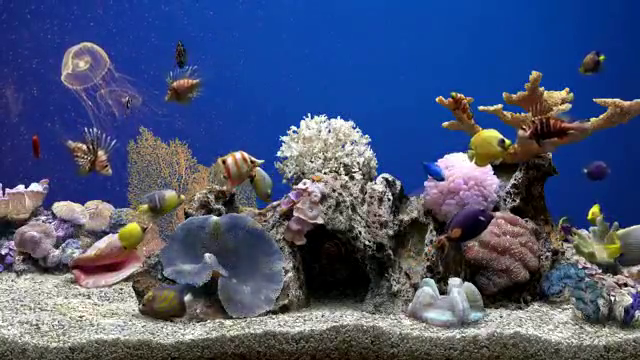
#> input picture frame 41 of _opencv_example/Images/video/fish_tank.mp4, 640 x 360 px
$ python 02_fishtank.py
#> lines starting #> are read from the running program, lines starting #| are printed output that depends on the picture; after the words box and inside, x2 and y2 are one past the last pixel; in counts of white or black regions, pixels touching at a corner belong together
import cv2
import numpy as np

# Optical Flow 결과를 시각화하는 함수
def draw_flow(img, flow, step=16):
    # 이미지의 높이와 너비 가져오기
    h, w = img.shape[:2]

    # 격자점 생성: step 간격으로 행(y), 열(x) 좌표를 생성
    y, x = np.mgrid[step/2:h:step, step/2:w:step].reshape(2, -1).astype(np.int32)

    # 격자점에서 Optical Flow 값(vx, vy)을 추출 (8배 확대)
    vx, vy = flow[y, x].T * 8

    # 격자점과 이동 후 점의 좌표를 라인 데이터로 변환
    lines = np.vstack([x, y, x+vx, y+vy]).T.reshape(-1, 2, 2)
    lines = np.int32(lines + 0.5)  # 소수점 반올림

    # Optical Flow를 라인으로 시각화
    cv2.polylines(img, lines, 0, (0, 0, 255), 2)  # 빨간색 라인

    # 시작 점(격자점)을 초록색 원으로 표시
    for (x1, y1), (_x2, _y2) in lines:
        cv2.circle(img, (x1, y1), 1, (0, 255, 0), 1)

    return img  # 시각화된 이미지 반환

# 비디오 파일 열기
cap = cv2.VideoCapture("C:/Users/aloho/Github/openCV-SeoultechMSD/_opencv_example/Images/video/fish_tank.mp4")

# 첫 번째 프레임 읽기
ret, frame = cap.read()
#> frame is the input picture: shape (360, 640, 3); mean B, G, R 118, 83.2, 70.8

# 첫 번째 프레임을 그레이스케일로 변환
prv_img = cv2.cvtColor(frame, cv2.COLOR_BGR2GRAY)
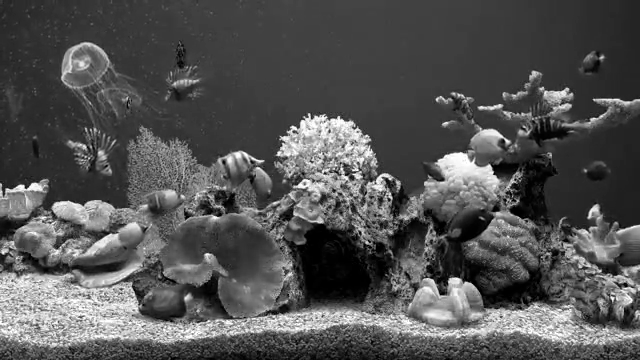
#> prv_img: shape (360, 640); min 0, max 255, mean 83.4

# 프레임 반복 처리
while True:
    ret, frame = cap.read()  # 다음 프레임 읽기
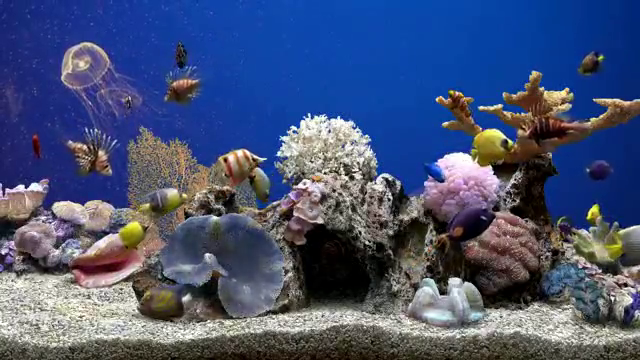
#> input picture frame 42 of _opencv_example/Images/video/fish_tank.mp4, 640 x 360 px
#> frame is the input picture: shape (360, 640, 3); mean B, G, R 118.1, 83.3, 70.8
    if ret:
        # 현재 프레임을 그레이스케일로 변환
        next_img = cv2.cvtColor(frame, cv2.COLOR_BGR2GRAY)

        # Optical Flow 계산 (Farneback 알고리즘 사용)
        flow = cv2.calcOpticalFlowFarneback(
            prv_img, next_img, None, 0.5, 3, 15, 3, 5, 1.2, 0
        )

        # Optical Flow 시각화
        res = draw_flow(frame, flow)
#> in draw_flow, `vx, vy = flow[y, x].T * 8`: vx = 880 values, max 23.87 at index 351, min -19.61 at index 730, mean 0.369; vy = 880 values, max 8.06 at index 467, min -16.85 at index 375, mean -0.207
#> in draw_flow, `cv2.polylines(img, lines, 0, (0, 0, 255), 2)`:
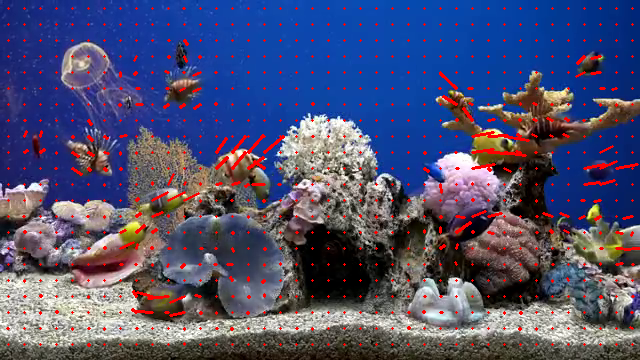
#> img: shape (360, 640, 3); mean B, G, R 114.1, 80.3, 77.4
#> the loop in draw_flow, `for (x1, y1), (_x2, _y2) in lines:` made 880 passes
#> (x1, y1, _x2, _y2) on passes 1 to 3: (8, 8, 8, 8), (24, 8, 24, 8), (40, 8, 40, 8)
#> after the loop in draw_flow, `for (x1, y1), (_x2, _y2) in lines:`:
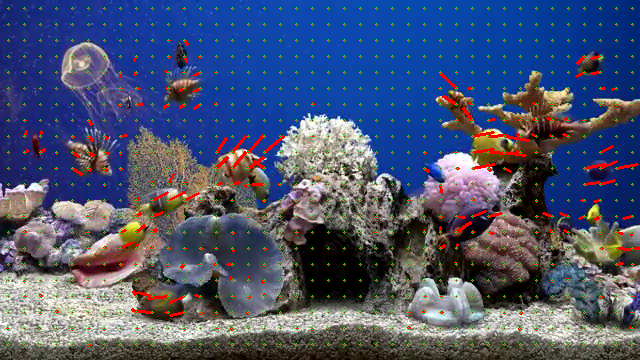
#> img: shape (360, 640, 3); 1.53% of pixels changed, all inside (x1, y1, x2, y2) = (7, 7, 634, 346)

        # 결과 출력
        cv2.imshow('Result', res)

        # 현재 프레임을 이전 프레임으로 업데이트
        prv_img = next_img
    else:
        break

    # ESC 키를 누르면 루프 종료
    k = cv2.waitKey(30) & 0xff
#> (key Esc is pressed here)
    if k == 27:
        break

# 비디오 캡처 해제 및 창 닫기
cap.release()
cv2.destroyAllWindows()

$ run again, starting later in the video
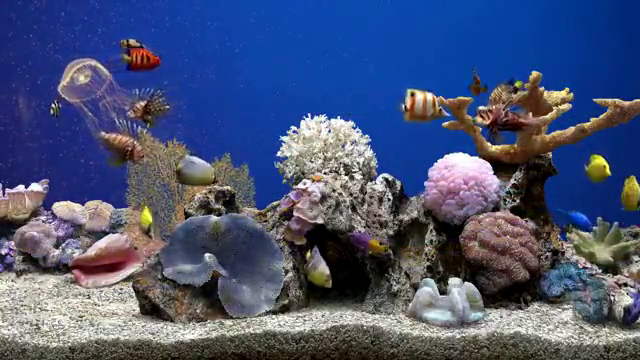
#> input picture frame 184 of _opencv_example/Images/video/fish_tank.mp4, 640 x 360 px
#> frame is the input picture: shape (360, 640, 3); mean B, G, R 117.8, 83.5, 72.2
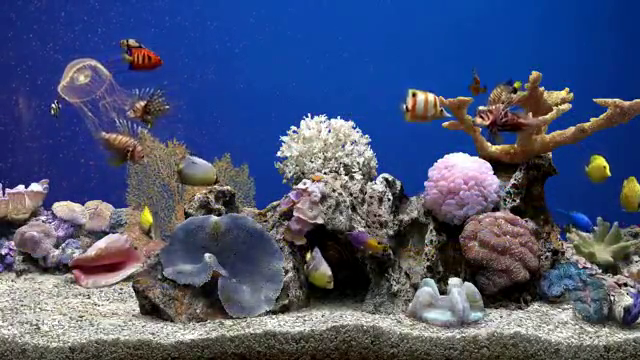
#> input picture frame 185 of _opencv_example/Images/video/fish_tank.mp4, 640 x 360 px
#> frame is the input picture: shape (360, 640, 3); mean B, G, R 117.8, 83.6, 72.3
#> vx = 880 values, max 16.14 at index 168, min -11.61 at index 623, mean 0.274; vy = 880 values, max 13.49 at index 519, min -3.36 at index 168, mean 0.295
#> the loop in draw_flow, `for (x1, y1), (_x2, _y2) in lines:` made 880 passes
#> (x1, y1, _x2, _y2) on passes 1 to 3: (8, 8, 8, 8), (24, 8, 24, 8), (40, 8, 40, 8)
#> after the loop in draw_flow, `for (x1, y1), (_x2, _y2) in lines:`:
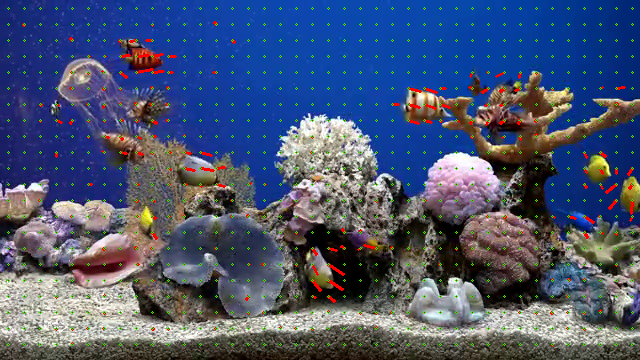
#> img: shape (360, 640, 3); mean B, G, R 114.5, 85.1, 73.7

$ run again, starting later in the video
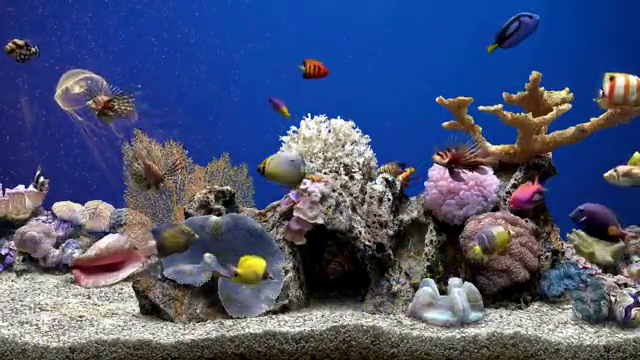
#> input picture frame 328 of _opencv_example/Images/video/fish_tank.mp4, 640 x 360 px
#> frame is the input picture: shape (360, 640, 3); mean B, G, R 117.3, 83.2, 71.9
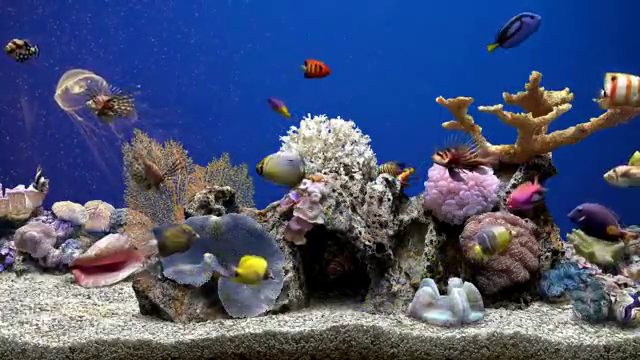
#> input picture frame 329 of _opencv_example/Images/video/fish_tank.mp4, 640 x 360 px
#> frame is the input picture: shape (360, 640, 3); mean B, G, R 117.3, 83.2, 72
#> vx = 880 values, max 14.33 at index 198, min -16.41 at index 416, mean 0.102; vy = 880 values, max 5.27 at index 402, min -6.1 at index 169, mean 0.0428
#> the loop in draw_flow, `for (x1, y1), (_x2, _y2) in lines:` made 880 passes
#> (x1, y1, _x2, _y2) on passes 1 to 3: (8, 8, 8, 8), (24, 8, 24, 8), (40, 8, 40, 8)
#> after the loop in draw_flow, `for (x1, y1), (_x2, _y2) in lines:`:
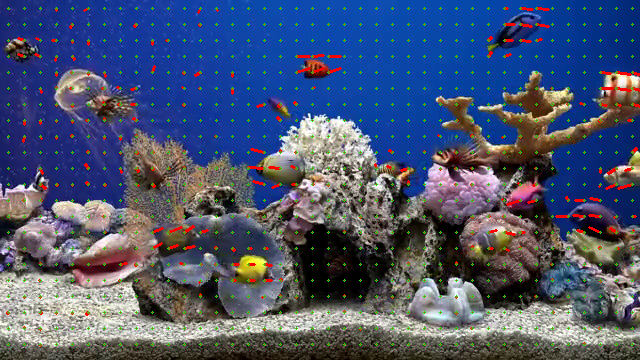
#> img: shape (360, 640, 3); mean B, G, R 113.6, 84.5, 74
